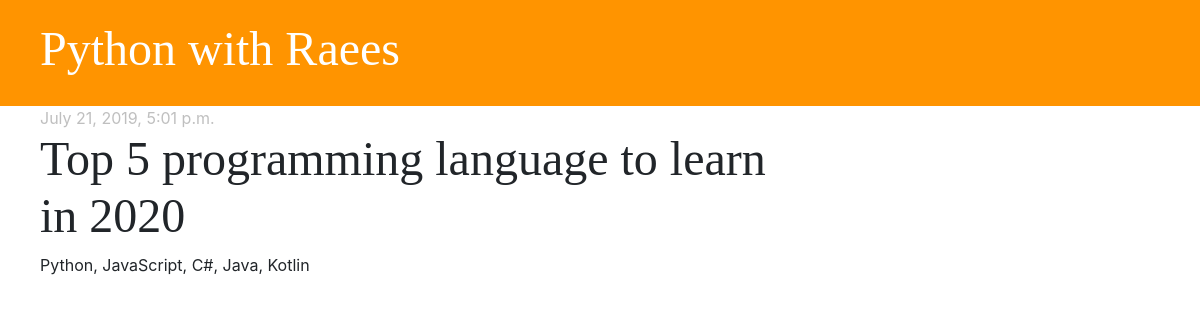
The app's page /post/2/, older data.
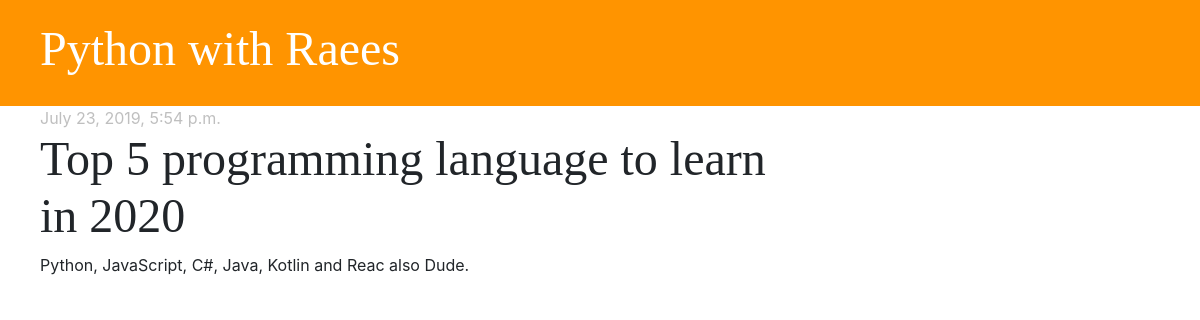
The same page, newer data.
### blog/models.py (models this page shows, shortened)
class Post(models.Model):
    author         = models.ForeignKey('auth.User', on_delete=models.CASCADE)
    title          = models.CharField(max_length=200)
    body           = models.TextField()
    created_date   = models.DateTimeField(default=timezone.now)
    published_date = models.DateTimeField(blank=True, null=True)

### blog/views.py (the view)
# urls.py: path('post/<int:pk>/', views.post_detail, name='post_detail'),
def post_detail(request, pk):
    post = get_object_or_404(Post, pk=pk)
    stuff_for_frontend = {'post': post}
    return render(request, 'blog/post_detail.html', stuff_for_frontend)

### blog/templates/blog/post_detail.html (shortened to what this page needs)
{% extends 'blog/base.html' %}
{% block content %}
    <div class="row">
        <div class="post">
            {% if post.published_date %}
            <div class="date">
                {{ post.published_date }}
            </div>
        {% endif %}
        <h2>{{ post.title }}</h2>
        <p>{{ post.body|linebreaksbr }}</p>
        </div>
    </div>
{% endblock %}

Row changes from the older to the newer data that the page shows:
changed Post: published_date "July 21, 2019, 5:01 p.m." → "July 23, 2019, 5:54 p.m."; body "Python, JavaScript, C#, Java, Kotlin" → "Python, JavaScript, C#, Java, Kotlin and Reac also Dude."
